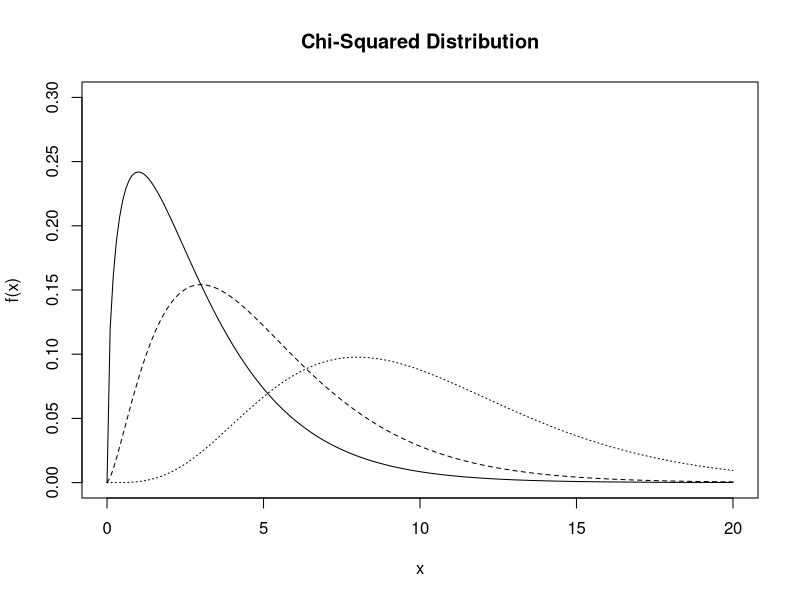

Recreate this plot in R.
## ---- chunk 1
knitr::opts_chunk$set(echo = TRUE, message = FALSE, warning = FALSE)
## ---- chunk 2
?prop.test
prop.test(x = 30, n = 50, p = 0.8, alternative = "less")
## ---- chunk 3
x <- seq(0, 20, 0.1)
chi1 <- dchisq(x, df = 3)
chi5 <- dchisq(x, df = 5)
chi10 <- dchisq(x, df = 10)

plot(x, chi1, type = "l", 
     ylim = c(0, 0.3),
     ylab = "f(x)",
     main = "Chi-Squared Distribution")
lines(x, chi5, lty = 2)
lines(x, chi10, lty = 3)
## ---- chunk 4
obs_mm <- c(212, 147, 103, 50, 46, 42)
exp_mm <- rep(100,6)
num_mm_colors <- length(obs_mm)
  
t_stat_mm <- sum( (obs_mm - exp_mm)^2 / exp_mm )

p_val_mm <- pchisq(t_stat_mm, 
                   df = num_mm_colors - 1,
                   lower.tail = FALSE)
p_val_mm <- 1 - pchisq(t_stat_mm, 
                   df = num_mm_colors - 1)
p_val_mm
## ---- chunk 5
?chisq.test
chisq.test(obs_mm)
## ---- chunk 6
null_prop <- c(0.4, 0.2, 0.2, 0.1, 0.05, 0.05)
exp_mm2 <- null_prop * 600
exp_mm2

t_stat2 <- sum( (obs_mm - exp_mm2)^2 / exp_mm2 )
t_stat2

p_val2 <- pchisq(t_stat2, 
                 df = num_mm_colors - 1,
                 lower.tail = FALSE)
p_val2

test <- chisq.test(obs_mm, p = null_prop)
test
test$expected
## ---- chunk 7
data <- matrix(c(60, 54, 46, 41,
                  40, 44, 53, 57),
                  nrow = 2,
                  byrow = TRUE)
rownames(data) <- c("Yes", "No")
colnames(data) <- c("18-24", "25-34", "35-49", "50-64")

test <- chisq.test(data)
test$expected

test
